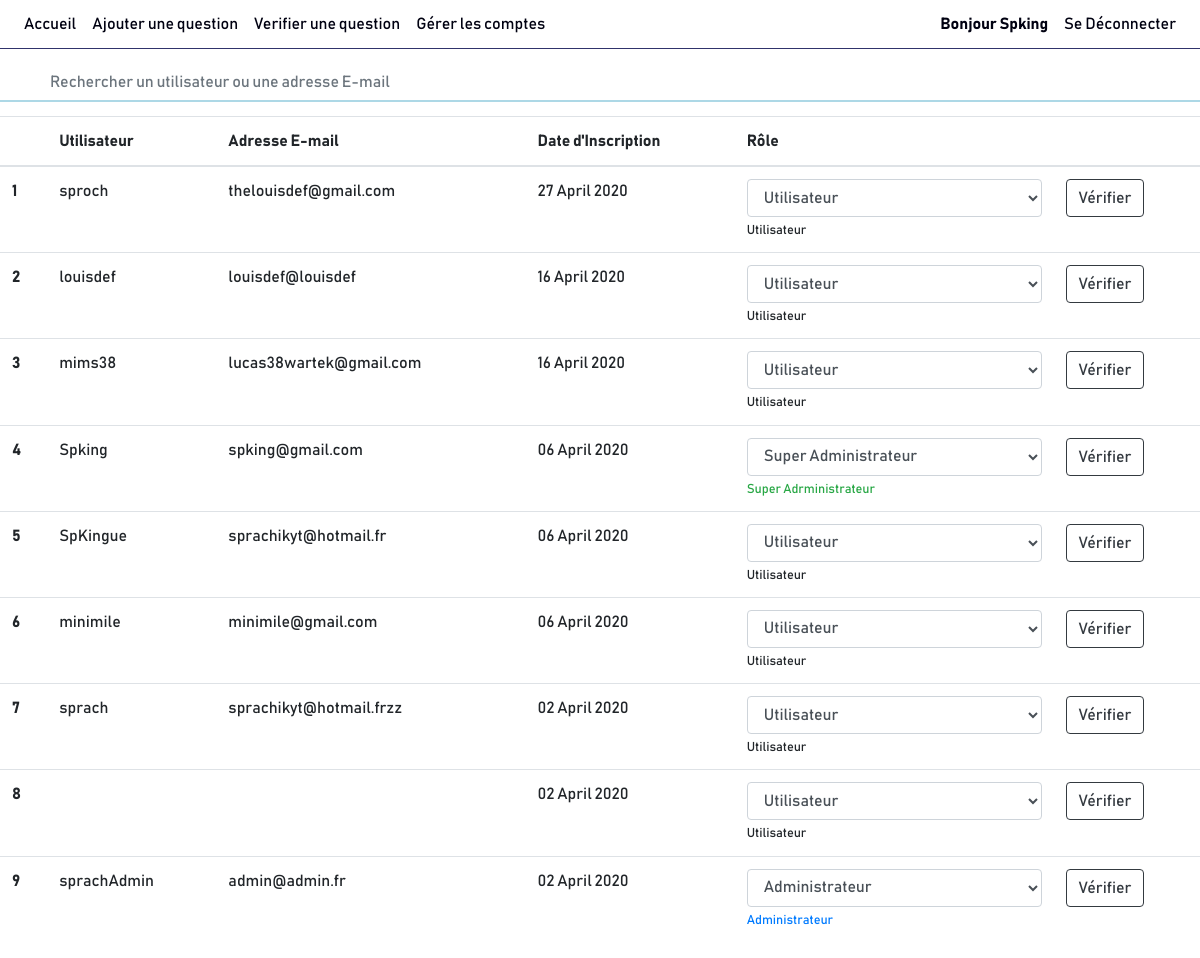
The app's page /superAdmin.php (signed in) with its own data.
### tables this page shows
CREATE TABLE `connexion` (
  `id` int(10) NOT NULL,
  `pseudo` varchar(20) NOT NULL,
  `pass` varchar(100) NOT NULL,
  `email` varchar(50) NOT NULL,
  `date_inscription` date NOT NULL,
  `role` varchar(20) NOT NULL DEFAULT 'utilisateur',
  `reset` varchar(10) NOT NULL DEFAULT 'false'
);

### superAdmin.php (the view, shortened to what this page needs)
<?php
require("header.php");
?>
<section id="noGame">
	<input type="text" id="searchBar" onkeyup="myFunction()" placeholder="Rechercher un utilisateur ou une adresse E-mail" class="form-control mt-2 mb-5">
	<table class="table" id="table">
		<thead>
			<tr>
				<th scope="col"></th>
				<th scope="col">Utilisateur</th>
				<th scope="col">Adresse E-mail</th>
				<th scope="col">Date d'Inscription</th>
				<th scope="col">Rôle</th>
				<th scope="col"></th>
			</tr>
		</thead>
		<tbody>
			<?php
			$count = 0;
			$result= $BDD->query('SELECT * from connexion ORDER by date_inscription DESC');
			while ($donnees = $result->fetch())
			{
				$count = $count + 1;
				$originalDate = $donnees['date_inscription'];
				$timestamp = strtotime($originalDate);
				$newDate = date("d F Y", $timestamp);
				?>
				<tr id="<?php echo $donnees['id'];?>">
					<form action="superAdmin.php" method="post" accept-charset="utf-8">
						<div class="form-group">
							<th scope="row"><?php echo $count;?></th>
							<td>
								<p><?php echo $donnees['pseudo'];?></p>
							</td>
							<td>
								<p><?php echo $donnees['email'];?></p>
							</td>
							<td>
								<p><?php echo $newDate;?></p>
							</td>
							<td>
								<?php
								if (html_entity_decode(htmlspecialchars_decode($donnees['role']))=="utilisateur") {
									?>
									<select class="form-control" name="role">
										<option value="utilisateur" selected>Utilisateur</option>
									</select>
									<small class="form-text">Utilisateur</small>
									<?php
								}elseif (html_entity_decode(htmlspecialchars_decode($donnees['role']))=="admin") {
									?>
									<select class="form-control" name="role">
										<option value="admin" selected>Administrateur</option>
									</select>
									<small class="form-text text-primary">Administrateur</small>
									<?php
								}
								elseif (html_entity_decode(htmlspecialchars_decode($donnees['role']))=="superadmin") {
									?>
									<select class="form-control" name="role">
										<option value="superadmin" selected>Super Administrateur</option>
									</select>
									<small class="form-text text-success">Super Adrministrateur</small>
									<?php
								}?>
							</td>
							<td>
								<button type="submit" name="verif" class="btn btn-outline-dark" value="<?php echo $donnees['id'];?>">Vérifier</button>
							</td>
						</div>
					</form>
				</tr>
				<?php
			}
			?>
		</tbody>
	</table>
</section>
<?php
require('footer.php');
?>

### css/style.css (style rules this page uses)
html { overflow-x : hidden; }
body { font-family: Bahnschrift; overflow-x : hidden; }
#noGame { padding-top: 100px; }
#noGame .btn { font-size: 1rem!important; }
#searchBar { position: fixed; top: 56px; border: 0; border-bottom: solid 2px lightblue; border-radius: 0; padding-left: 50px; z-index: 1; animation: degrade 3s ease-in-out alternate infinite; }
@media (min-width: 1000px) { html { min-height: 100%; height: initial; } }
@media (min-width: 1000px) { label, #home p, input, #rep p { font-size: 1rem!important; } }
@media (min-width: 1000px) { .btn { border-radius: 0.25rem!important; padding: 0.375rem 0.75rem!important; font-size: 2rem!important; } }

### records on screen
connexion: pseudo "sproch", email "thelouisdef@gmail.com", date_inscription "27 April 2020", $donnees['id'] 10 (drawn)
connexion: pseudo "louisdef", email "louisdef@louisdef", date_inscription "16 April 2020", $donnees['id'] 8 (drawn)
connexion: pseudo "mims38", email "lucas38wartek@gmail.com", date_inscription "16 April 2020", $donnees['id'] 9 (drawn)
connexion: pseudo "Spking", email "spking@gmail.com", date_inscription "06 April 2020", $donnees['id'] 5 (drawn)
connexion: pseudo "SpKingue", email "sprachikyt@hotmail.fr", date_inscription "06 April 2020", $donnees['id'] 6 (drawn)
connexion: pseudo "minimile", email "minimile@gmail.com", date_inscription "06 April 2020", $donnees['id'] 7 (drawn)
connexion: pseudo "sprach", email "sprachikyt@hotmail.frzz", date_inscription "02 April 2020", $donnees['id'] 3 (drawn)
connexion: date_inscription "02 April 2020", $donnees['id'] 1 (drawn)
connexion: pseudo "sprachAdmin", email "admin@admin.fr", date_inscription "02 April 2020", $donnees['id'] 4 (drawn)

### other values on screen
$_SESSION['pseudo'] "Spking"
